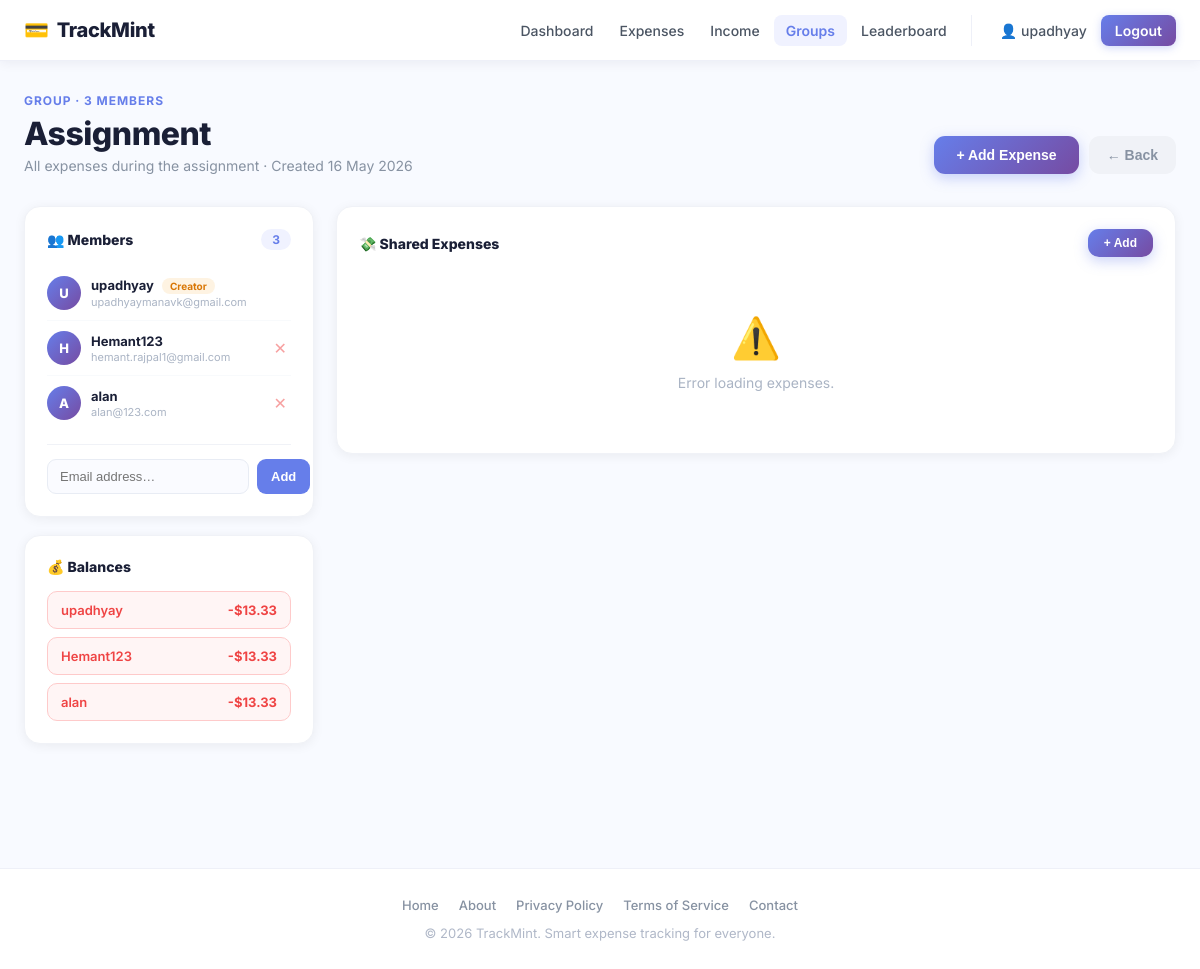
Screenshot of /groups/2 (signed in) with the database file from the repository.
### app/models.py (models this page shows, shortened)
class User(UserMixin, db.Model):
    __tablename__ = "users"
    id = db.Column(db.Integer, primary_key=True)
    username = db.Column(db.String(80), unique=True, nullable=False, index=True)
    email = db.Column(db.String(120), unique=True, nullable=False, index=True)
    password_hash = db.Column(db.String(255), nullable=False)
    created_at = db.Column(db.DateTime, default=datetime.utcnow, nullable=False)
    total_points = db.Column(db.Integer, default=0, nullable=False)
    current_streak = db.Column(db.Integer, default=0, nullable=False)
    last_upload_date = db.Column(db.Date, nullable=True)
    receipts = db.relationship(
        "Receipt",
        back_populates="user",
        cascade="all, delete-orphan",
        lazy=True
    )
    incomes = db.relationship(
        "Income",
        back_populates="user",
        cascade="all, delete-orphan",
        lazy=True
    )

class Group(db.Model):
    __tablename__ = "groups"
    id = db.Column(db.Integer, primary_key=True)
    creator_id = db.Column(db.Integer, db.ForeignKey("users.id"), nullable=False)
    name = db.Column(db.String(100), nullable=False)
    description = db.Column(db.Text, nullable=True)
    created_at = db.Column(db.DateTime, default=datetime.utcnow, nullable=False)
    creator = db.relationship("User", backref="groups")
    members = db.relationship(
        "GroupMember",
        backref="group",
        cascade="all, delete-orphan",
        lazy=True
    )

class GroupMember(db.Model):
    __tablename__ = "group_members"
    id = db.Column(db.Integer, primary_key=True)
    group_id = db.Column(db.Integer, db.ForeignKey("groups.id", ondelete="CASCADE"), nullable=False)
    user_id = db.Column(db.Integer, db.ForeignKey("users.id", ondelete="SET NULL"), nullable=True)
    identifier = db.Column(db.String(120), nullable=False)
    added_at = db.Column(db.DateTime, default=datetime.utcnow, nullable=False)
    user = db.relationship("User", foreign_keys=[user_id])
    splits = db.relationship("ExpenseSplit", backref="member", cascade="all, delete-orphan", lazy=True)

### app/groups/routes.py (the view)
@groups_bp.route("/<int:group_id>")
@login_required
def group_detail(group_id):
    group = Group.query.filter_by(id=group_id).first()
    if not group:
        return render_template("groups/detail.html", page_title="Group Detail", group=None,
                               members=[], balances={})
    is_member = GroupMember.query.filter_by(group_id=group_id, user_id=current_user.id).first()
    if group.creator_id != current_user.id and not is_member:
        return render_template("groups/detail.html", page_title="Group Detail", group=None,
                               members=[], balances={})
    members = GroupMember.query.filter_by(group_id=group_id).all()
    balances = _compute_balances(group)
    return render_template(
        "groups/detail.html",
        page_title="Group Detail",
        heading=group.name,
        group=group,
        members=members,
        balances=balances,
    )

### app/__init__.py (called while the page is built)
def register_login_loader():
    @login_manager.user_loader
    def load_user(user_id):
        from app.models import User
        return db.session.get(User, int(user_id))

### app/groups/routes.py (called while the page is built)
def _compute_balances(group):
    balances = {m.id: 0.0 for m in group.members}
    expenses = Receipt.query.filter_by(group_id=group.id).all()
    for expense in expenses:
        for split in expense.splits:
            if not split.paid:
                if split.member_id in balances:
                    balances[split.member_id] -= split.amount
    return balances

### app/templates/groups/detail.html (shortened to what this page needs)
{% extends "base.html" %}
{% block content %}
{% if not group %}
<section class="gd-page">
  <div class="gd-header">
    <div class="gd-header-left">
      <p class="page-label">Shared Expenses</p>
      <h1>Group Not Found</h1>
      <p>This group doesn't exist or you don't have access.</p>
    </div>
    <a href="/groups" class="btn-back">← Back to Groups</a>
  </div>
</section>
{% else %}
<section class="gd-page">
  <div class="gd-header">
    <div class="gd-header-left">
      <p class="page-label">Group · {{ members|length }} member{{ '' if members|length==1 else 's' }}</p>
      <h1>{{ group.name }}</h1>
      <p>{{ group.description or 'No description.' }} · Created {{ group.created_at.strftime('%d %b %Y') }}</p>
    </div>
    <div class="header-actions">
      <button class="btn-add" onclick="openAddExpenseModal()">+ Add Expense</button>
      <a href="/groups" class="btn-back">← Back</a>
    </div>
  </div>
  <div class="gd-grid">
    <div style="display:flex;flex-direction:column;gap:18px;">
      <div class="side-card">
        <div class="card-title">
          <span>👥 Members</span>
          <span class="card-badge">{{ members|length }}</span>
        </div>
        <ul class="member-list">
          {% for member in members %}
          <li class="member-item">
            <div class="member-avatar">{{ member.identifier[0].upper() }}</div>
            <div class="member-info">
              <div class="member-name">
                {{ member.identifier }}
                {% if member.user_id == group.creator_id %}<span class="creator-badge">Creator</span>{% endif %}
              </div>
              {% if member.user %}<div class="member-email">{{ member.user.email }}</div>{% endif %}
            </div>
            {% if group.creator_id == current_user.id and member.user_id != current_user.id %}
            <button class="remove-btn" onclick="removeMember({{ member.id }},'{{ member.identifier|e }}')" title="Remove">✕</button>
            {% endif %}
          </li>
          {% endfor %}
        </ul>
        {% if group.creator_id == current_user.id %}
        <div class="add-member-form">
          <input type="email" class="add-member-input" id="addMemberEmail" placeholder="Email address…">
          <button class="add-member-btn" onclick="addMember()">Add</button>
        </div>
        {% endif %}
      </div>
      <div class="side-card">
        <div class="card-title">💰 Balances</div>
        {% if balances %}
        <ul class="balance-list">
          {% for member_id, amount in balances.items() %}
          {% set member = members|selectattr('id','equalto',member_id)|first %}
          {% if member %}
          <li class="balance-item {% if amount > 0.01 %}balance-positive{% elif amount < -0.01 %}balance-negative{% else %}balance-neutral{% endif %}">
            <span>{{ member.identifier }}</span>
            <strong>
              {% if amount > 0.01 %}+${{ "%.2f"|format(amount) }}
              {% elif amount < -0.01 %}-${{ "%.2f"|format(amount|abs) }}
              {% else %}✓ Settled{% endif %}
            </strong>
          </li>
          {% endif %}
          {% endfor %}
        </ul>
        {% else %}
        <div style="color:#aab4c4;font-size:13px;text-align:center;padding:12px 0;">No balances yet.</div>
        {% endif %}
      </div>
    </div>
    <div class="main-card">
      <div class="card-title">
        <span>💸 Shared Expenses</span>
        <button class="btn-add" style="font-size:12px;padding:7px 16px;" onclick="openAddExpenseModal()">+ Add</button>
      </div>
      <div id="expensesContainer"><div class="loading-msg">Loading expenses…</div></div>
    </div>
  </div>
</section>
{% endif %}
{% endblock %}

### app/templates/base.html (shortened to what this page needs)
<!doctype html>
<html lang="en">
<head>
  <link rel="stylesheet" href="{{ url_for('static', filename='css/style.css') }}">
</head>
<body>
    <header>
        <div class="header-container">
            <a href="{{ url_for('main.landing') }}" class="logo">
                <span class="logo-icon">💳</span>
                TrackMint
            </a>
            <nav>
                <div class="nav-primary">
                    {% if current_user.is_authenticated %}
                    <a href="{{ url_for('main.dashboard') }}" class="nav-link">Dashboard</a>
                    <a href="{{ url_for('receipts.index') }}" class="nav-link">Expenses</a>
                    <a href="{{ url_for('income.income_home') }}" class="nav-link">Income</a>
                    <a href="{{ url_for('groups.groups_home') }}" class="nav-link">Groups</a>
                    <a href="{{ url_for('leaderboard.leaderboard_home') }}" class="nav-link">Leaderboard</a>
                    {% else %}
                    <a href="{{ url_for('main.landing') }}" class="nav-link">Home</a>
                    {% endif %}
                </div>
                {% if current_user.is_authenticated %}
                <div class="nav-user">
                    <a href="{{ url_for('main.profile') }}" class="nav-link">👤 {{ current_user.username }}</a>
                    <a href="{{ url_for('auth.logout') }}">Logout</a>
                </div>
                {% else %}
                <div class="nav-user">
                    <a href="{{ url_for('auth.login') }}" class="nav-link">Sign in</a>
                    <a href="{{ url_for('auth.signup') }}">Get started</a>
                </div>
                {% endif %}
            </nav>
        </div>
    </header>
    <main>
        {% block content %}{% endblock %}
    </main>
    <footer>
        <div class="footer-content">
            <div class="footer-links">
                <a href="{{ url_for('main.landing') }}">Home</a>
                <a href="#">About</a>
                <a href="#">Privacy Policy</a>
                <a href="#">Terms of Service</a>
                <a href="#">Contact</a>
            </div>
            <p>&copy; 2026 TrackMint. Smart expense tracking for everyone.</p>
        </div>
    </footer>
</body>
</html>

### app/static/css/style.css (style rules this page uses)
* { box-sizing: border-box; }
body { margin: 0; font-family: 'Inter', Inter; background: #f8faff; color: #1a1f36; }
header { background: #fff; border-bottom: 1px solid #eef0f8; padding: 0; box-shadow: 0 1px 12px rgba(26, 31, 54, 0.07); position: sticky; top: 0; z-index: 1000; }
.header-container { max-width: 1280px; margin: 0 auto; padding: 0 24px; display: flex; justify-content: space-between; align-items: center; height: 60px; gap: 24px; }
.logo { font-size: 20px; font-weight: 800; display: flex; align-items: center; gap: 8px; color: #1a1f36; white-space: nowrap; text-decoration: none; letter-spacing: -0.3px; }
.logo-icon { font-size: 20px; }
nav { display: flex; align-items: center; gap: 4px; flex: 1; justify-content: flex-end; }
.nav-primary { display: flex; align-items: center; gap: 2px; flex-wrap: wrap; }
.nav-user { display: flex; align-items: center; gap: 2px; padding-left: 16px; margin-left: 8px; border-left: 1px solid #eef0f8; flex-wrap: wrap; }
nav a { color: #4b5563; text-decoration: none; font-size: 14px; font-weight: 500; padding: 7px 12px; border-radius: 8px; transition: 0.15s ease; white-space: nowrap; }
.nav-user a:last-child { background: linear-gradient(135deg, #667eea, #764ba2); color: #fff; font-weight: 600; padding: 7px 14px; box-shadow: 0 2px 8px rgba(102, 126, 234, 0.3); }
main { min-height: calc(100vh - 160px); padding: 0 0 40px; }
footer { background: #fff; border-top: 1px solid #eef0f8; padding: 28px 24px; margin-top: 24px; }
.footer-content { max-width: 1280px; margin: 0 auto; text-align: center; }
.footer-links { display: flex; justify-content: center; gap: 20px; flex-wrap: wrap; margin-bottom: 12px; }
.footer-links a { color: #8792a2; text-decoration: none; font-size: 13px; font-weight: 500; transition: 0.15s; }
.footer-content p { margin: 0; color: #b0b8c8; font-size: 13px; }
.page-label { margin-bottom: 8px; color: #667eea; font-size: 13px; font-weight: 800; letter-spacing: 0.08em; text-transform: uppercase; }

### rows the page displays
User: username "upadhyay"
Group: name "Assignment", description "All expenses during the assignment", created_at "16 May 2026"
GroupMember: identifier "U", identifier "upadhyay", shows "Creator", user.email "upadhyaymanavk@gmail.com", identifier "upadhyay"
GroupMember: identifier "H", identifier "Hemant123", user.email "hemant.rajpal1@gmail.com", identifier "Hemant123"
GroupMember: identifier "A", identifier "alan", user.email "alan@123.com", identifier "alan"

### other values shown
{{ members|length }} "3"
{{ '' if members|length==1 else 's' }} "S"
{{ "%.2f"|format(amount|abs) }} "13.33" "13.33" "13.33"
